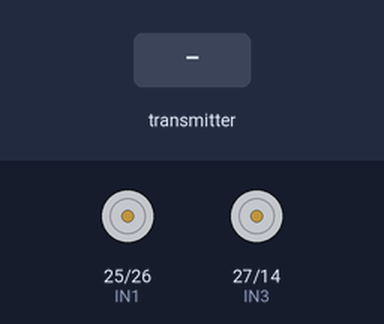
This sketch was run on a simulated ESP32. On the bench: motor-driver pin pairs drawn as motors (green arrow = first pin HIGH = forward, orange = second pin HIGH = backward, longer = more drive, scaled by the enable pin). The test bench sets the inputs (shaded band).

Above: at 1.2 s.
1.3 s: the transmitter starts sending x = 0
At 1.9 s:
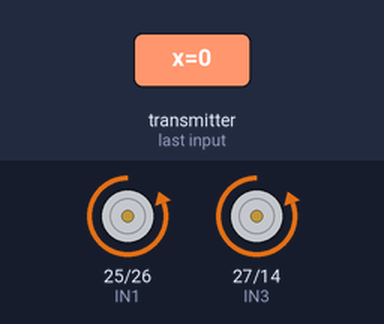
2.8 s: the transmitter starts sending y = 1024
At 4.0 s:
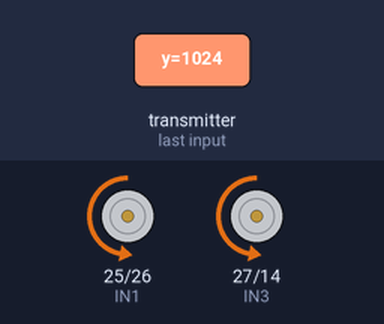
4.3 s: the transmitter starts sending y = 0
At 5.3 s:
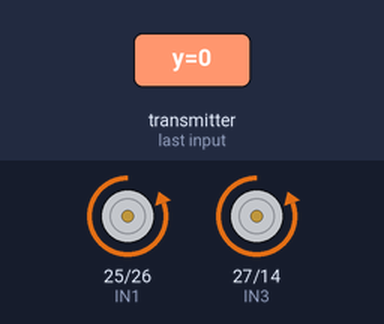
5.8 s: the transmitter starts sending y = 2048
At 6.5 s:
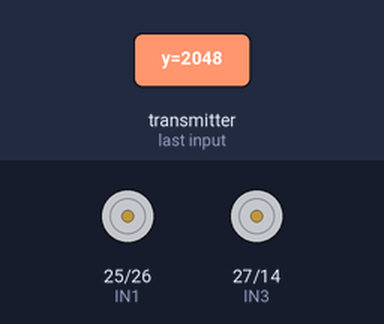
7.3 s: the transmitter starts sending y = 4095
At 7.6 s:
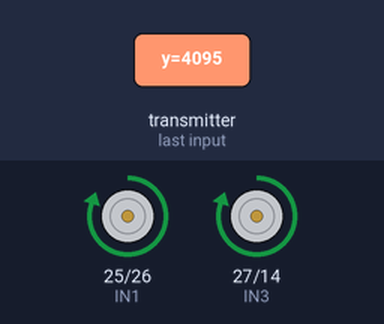
Timing chart, 0 to 9.8 s (numbered marks = the images above; inputs shaded):
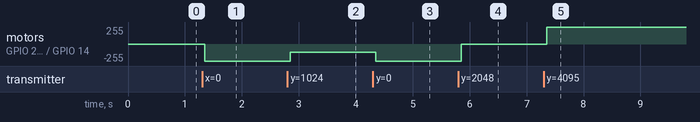

Measured:
- after the input at 1.3 s, motor on GPIO 25 (IN1) / GPIO 26 (IN2), motor on GPIO 27 (IN3) / GPIO 14 (IN4): stopped → backward 255/255 after 0.05 s
- after the input at 2.8 s, motor on GPIO 25 (IN1) / GPIO 26 (IN2), motor on GPIO 27 (IN3) / GPIO 14 (IN4): backward 255/255 → backward 127/255 after 0.05 s
- after the input at 4.3 s, motor on GPIO 25 (IN1) / GPIO 26 (IN2), motor on GPIO 27 (IN3) / GPIO 14 (IN4): backward 127/255 → backward 255/255 after 0.05 s
- after the input at 5.8 s, motor on GPIO 25 (IN1) / GPIO 26 (IN2), motor on GPIO 27 (IN3) / GPIO 14 (IN4): backward 255/255 → stopped after 0.05 s
- after the input at 7.3 s, motor on GPIO 25 (IN1) / GPIO 26 (IN2), motor on GPIO 27 (IN3) / GPIO 14 (IN4): stopped → forward 254/255 after 0.05 s

The sketch:

esp32_robot_rx.ino
```cpp
// ESP32 Robot Receiver
// Receives joystick data and controls motors using PWM

#include <WiFi.h>
#include <esp_now.h>

// Motor Pins (L298N)
#define IN1 25
#define IN2 26
#define IN3 27
#define IN4 14
#define ENA 32
#define ENB 33

typedef struct {
  int x;
  int y;
} joystickData;

joystickData data;

void onReceive(const uint8_t *mac, const uint8_t *incomingData, int len) {
  memcpy(&data, incomingData, sizeof(data));

  int speed = map(abs(data.y - 2048), 0, 2048, 0, 255);

  if (data.y > 2300) forward(speed);
  else if (data.y < 1700) backward(speed);
  else stopMotor();
}

void setup() {
  Serial.begin(115200);

  pinMode(IN1, OUTPUT); pinMode(IN2, OUTPUT);
  pinMode(IN3, OUTPUT); pinMode(IN4, OUTPUT);
  pinMode(ENA, OUTPUT); pinMode(ENB, OUTPUT);

  WiFi.mode(WIFI_STA);
  esp_now_init();
  esp_now_register_recv_cb(onReceive);
}

void loop() {}

void forward(int spd) {
  digitalWrite(IN1, HIGH); digitalWrite(IN2, LOW);
  digitalWrite(IN3, HIGH); digitalWrite(IN4, LOW);
  analogWrite(ENA, spd);
  analogWrite(ENB, spd);
}

void backward(int spd) {
  digitalWrite(IN1, LOW); digitalWrite(IN2, HIGH);
  digitalWrite(IN3, LOW); digitalWrite(IN4, HIGH);
  analogWrite(ENA, spd);
  analogWrite(ENB, spd);
}

void stopMotor() {
  digitalWrite(IN1, LOW); digitalWrite(IN2, LOW);
  digitalWrite(IN3, LOW); digitalWrite(IN4, LOW);
}
```
